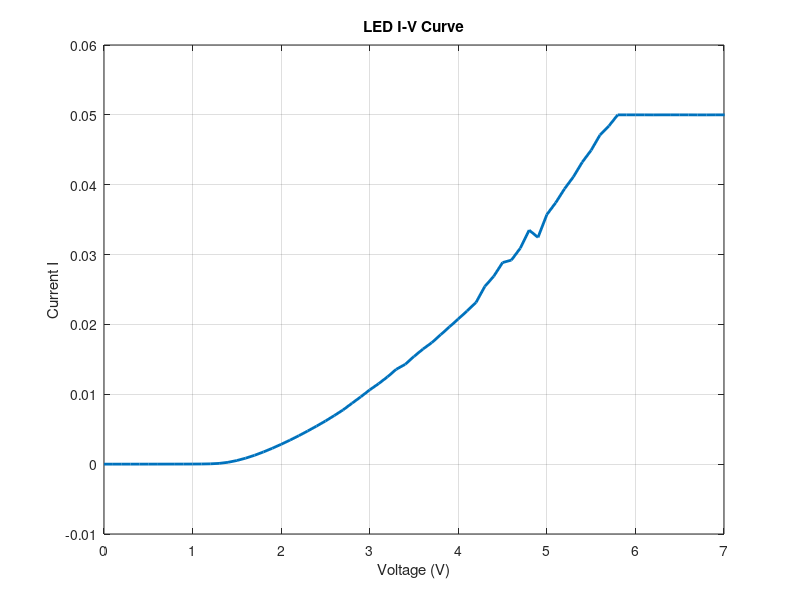

Here is the MATLAB script that generated this plot:
A = textread('Schottky_I_V_Run4.txt','%f');
l = length(A);
B = A(1:2:l);
C = A(2:2:l);
plot(B,C,'Linewidth',2)
title('LED I-V Curve')
xlabel('Voltage (V)')
ylabel('Current I')
grid on
axis([0 7 -0.01 0.06])